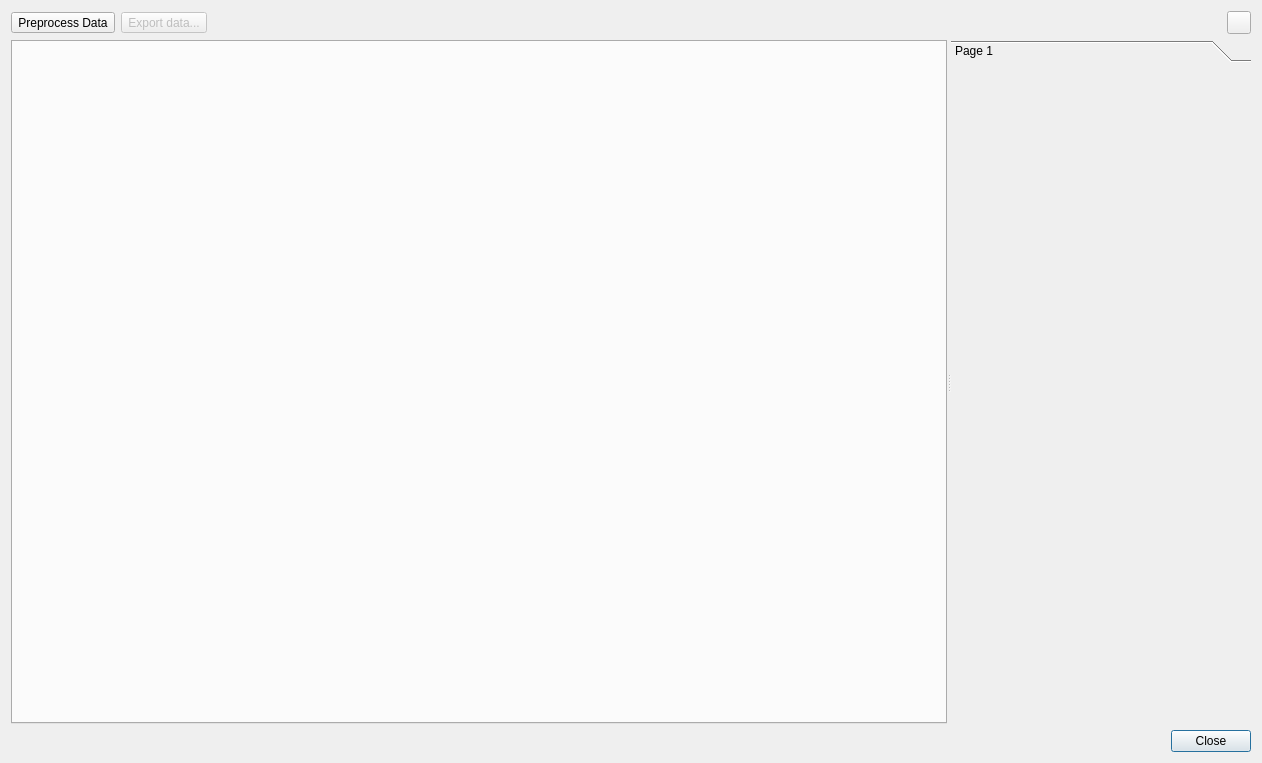
<?xml version="1.0" encoding="UTF-8"?>
<ui version="4.0">
 <author>Anton Rau</author>
 <class>AnimalGateDialog</class>
 <widget class="QDialog" name="AnimalGateDialog">
  <property name="geometry">
   <rect>
    <x>0</x>
    <y>0</y>
    <width>1262</width>
    <height>763</height>
   </rect>
  </property>
  <property name="windowTitle">
   <string>AnimalGate</string>
  </property>
  <layout class="QVBoxLayout" name="verticalLayout">
   <item>
    <layout class="QHBoxLayout" name="toolbarLayout">
     <item>
      <widget class="QToolButton" name="toolButtonPreprocess">
       <property name="text">
        <string>Preprocess Data</string>
       </property>
       <property name="icon">
        <iconset resource="../../../../../../resources/resources.qrc">
         <normaloff>:/icons/preprocess.png</normaloff>:/icons/preprocess.png</iconset>
       </property>
       <property name="toolButtonStyle">
        <enum>Qt::ToolButtonStyle::ToolButtonTextBesideIcon</enum>
       </property>
      </widget>
     </item>
     <item>
      <widget class="QToolButton" name="toolButtonExport">
       <property name="enabled">
        <bool>false</bool>
       </property>
       <property name="text">
        <string>Export data...</string>
       </property>
       <property name="icon">
        <iconset resource="../../../../../../resources/resources.qrc">
         <normaloff>:/icons/icons8-export-16.png</normaloff>:/icons/icons8-export-16.png</iconset>
       </property>
       <property name="toolButtonStyle">
        <enum>Qt::ToolButtonStyle::ToolButtonTextBesideIcon</enum>
       </property>
      </widget>
     </item>
     <item>
      <spacer name="horizontalSpacer">
       <property name="orientation">
        <enum>Qt::Orientation::Horizontal</enum>
       </property>
       <property name="sizeHint" stdset="0">
        <size>
         <width>40</width>
         <height>20</height>
        </size>
       </property>
      </spacer>
     </item>
     <item>
      <widget class="QToolButton" name="toolButtonHelp">
       <property name="icon">
        <iconset resource="../../../../../../resources/resources.qrc">
         <normaloff>:/icons/icons8-help-16.png</normaloff>:/icons/icons8-help-16.png</iconset>
       </property>
      </widget>
     </item>
    </layout>
   </item>
   <item>
    <widget class="QSplitter" name="splitter">
     <property name="sizePolicy">
      <sizepolicy hsizetype="Expanding" vsizetype="Expanding">
       <horstretch>0</horstretch>
       <verstretch>0</verstretch>
      </sizepolicy>
     </property>
     <property name="orientation">
      <enum>Qt::Orientation::Horizontal</enum>
     </property>
     <widget class="QTabWidget" name="tabWidget">
      <property name="currentIndex">
       <number>-1</number>
      </property>
     </widget>
     <widget class="QToolBox" name="toolBox">
      <property name="maximumSize">
       <size>
        <width>300</width>
        <height>16777215</height>
       </size>
      </property>
      <widget class="QWidget" name="page">
       <property name="geometry">
        <rect>
         <x>0</x>
         <y>0</y>
         <width>300</width>
         <height>654</height>
        </rect>
       </property>
       <attribute name="label">
        <string>Page 1</string>
       </attribute>
      </widget>
     </widget>
    </widget>
   </item>
   <item>
    <widget class="QDialogButtonBox" name="buttonBox">
     <property name="orientation">
      <enum>Qt::Orientation::Horizontal</enum>
     </property>
     <property name="standardButtons">
      <set>QDialogButtonBox::StandardButton::Close</set>
     </property>
    </widget>
   </item>
  </layout>
 </widget>
 <resources>
  <include location="../../../../../../resources/resources.qrc"/>
 </resources>
 <connections>
  <connection>
   <sender>buttonBox</sender>
   <signal>accepted()</signal>
   <receiver>AnimalGateDialog</receiver>
   <slot>accept()</slot>
   <hints>
    <hint type="sourcelabel">
     <x>248</x>
     <y>254</y>
    </hint>
    <hint type="destinationlabel">
     <x>157</x>
     <y>274</y>
    </hint>
   </hints>
  </connection>
  <connection>
   <sender>buttonBox</sender>
   <signal>rejected()</signal>
   <receiver>AnimalGateDialog</receiver>
   <slot>reject()</slot>
   <hints>
    <hint type="sourcelabel">
     <x>316</x>
     <y>260</y>
    </hint>
    <hint type="destinationlabel">
     <x>286</x>
     <y>274</y>
    </hint>
   </hints>
  </connection>
 </connections>
</ui>
